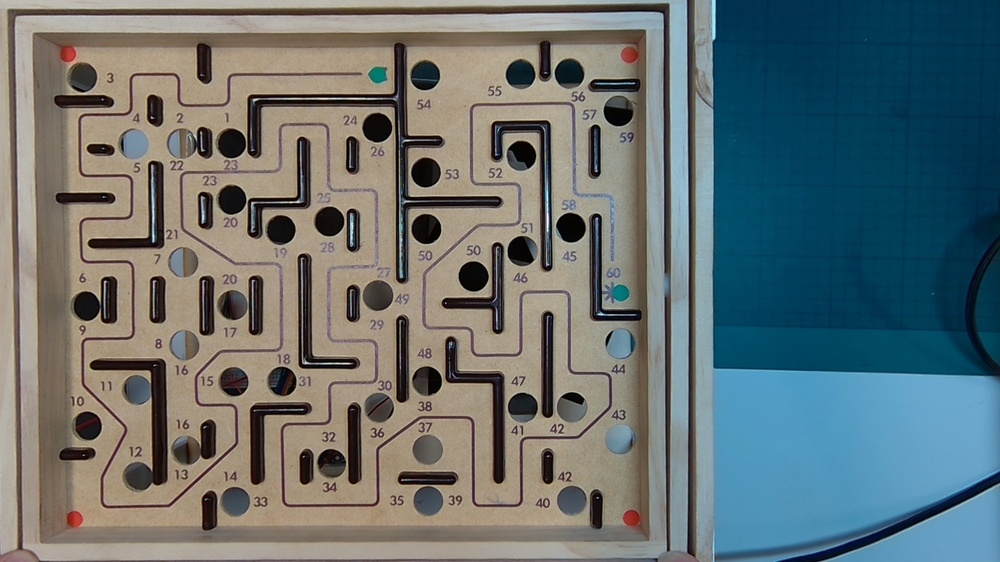
#> input picture 3f69b44f-e929-4a83-8528-6c56429e9ad7.jpeg, 1000 x 562 px, shrunk from 1600 x 900 before the run, given in place of the camera
$ python motion_detector5.py
#> lines starting #> are read from the running program, lines starting #| are printed output that depends on the picture; after the words box and inside, x2 and y2 are one past the last pixel; in counts of white or black regions, pixels touching at a corner belong together
import cv2
import numpy as np
import time
import math

# open camera
cap = cv2.VideoCapture(0)

# Initialize the ball’s previous position and timestamp
prev_center = None
prev_time = time.time()

def calculate_angle(p1, p2):
    """Calculate the angle between two points"""
    dx = p2[0] - p1[0]
    dy = p2[1] - p1[1]
    angle = math.degrees(math.atan2(dy, dx))
    return angle

def calculate_speed(p1, p2, t1, t2):
    """Calculate the speed between two frames"""
    distance = np.linalg.norm(np.array(p2) - np.array(p1))
    time_diff = t2 - t1
    speed = distance / time_diff if time_diff > 0 else 0
    return speed

while True:
    # Read frame
    ret, frame = cap.read()
#> frame is the input picture: shape (562, 1000, 3); mean B, G, R 114.3, 113.8, 103.3

    if not ret:
        break

    # Convert frames from BGR to HSV
    hsv = cv2.cvtColor(frame, cv2.COLOR_BGR2HSV)
#> hsv: shape (562, 1000, 3); mean H, S, V 53.6, 103, 131.2

    # Color filtering
    lower_blue = np.array([100, 50, 50])
    upper_blue = np.array([140, 255, 255])
    mask = cv2.inRange(hsv, lower_blue, upper_blue)
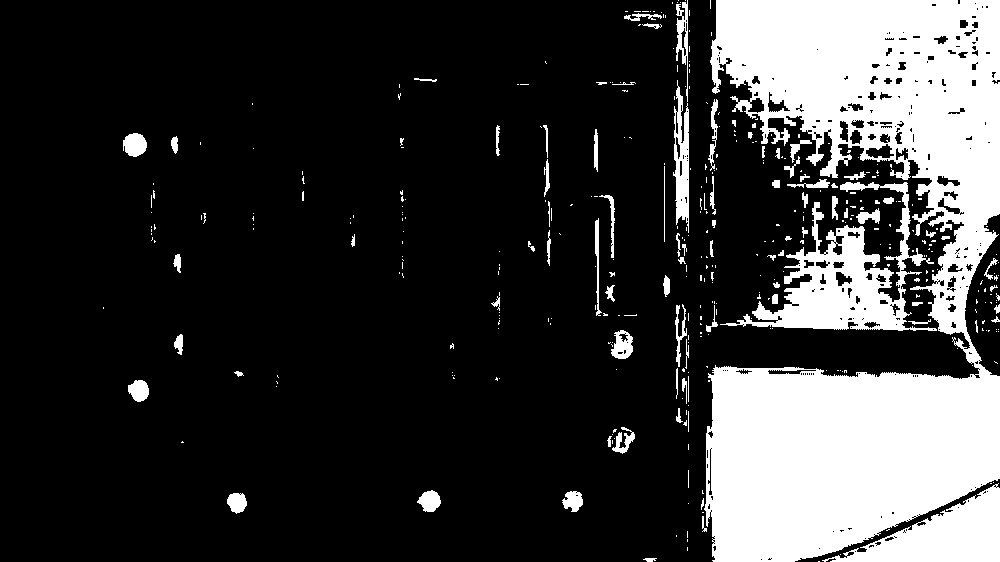
#> mask: shape (562, 1000); 21.6% white; 391 white regions (306 under 20 px), largest, box (x1, y1, x2, y2) and area: (704, 0, 1000, 562) 94126, (720, 182, 937, 331) 9987, (822, 483, 1000, 562) 6411

    # Morphological operations
    kernel = np.ones((5, 5), np.uint8)
    mask = cv2.erode(mask, kernel, iterations=2)
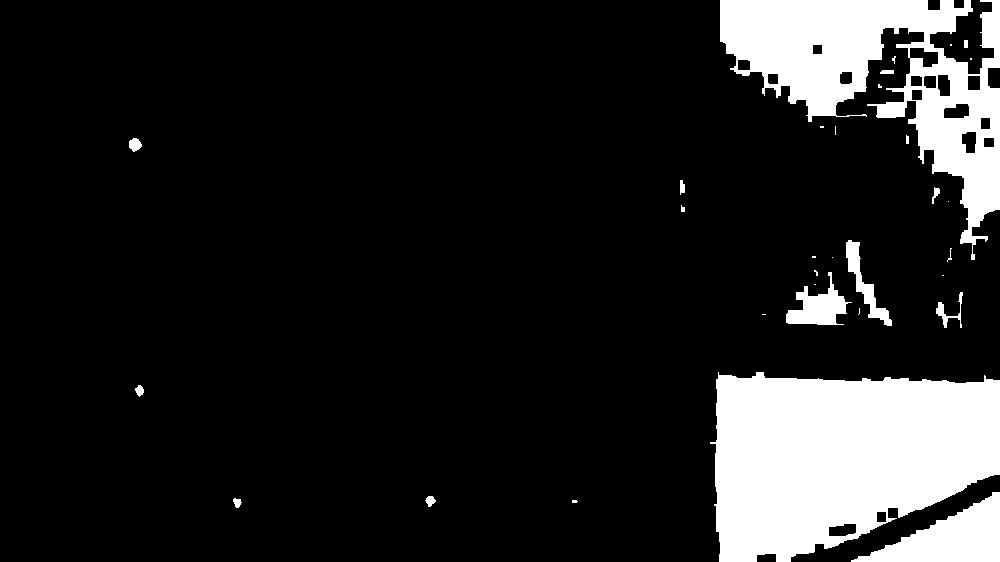
#> mask: shape (562, 1000); 13.9% white; 32 white regions (15 under 20 px), largest, box (x1, y1, x2, y2) and area: (710, 372, 1000, 562) 42145, (720, 0, 1000, 260) 27537, (851, 492, 1000, 562) 5118
    mask = cv2.dilate(mask, kernel, iterations=2)
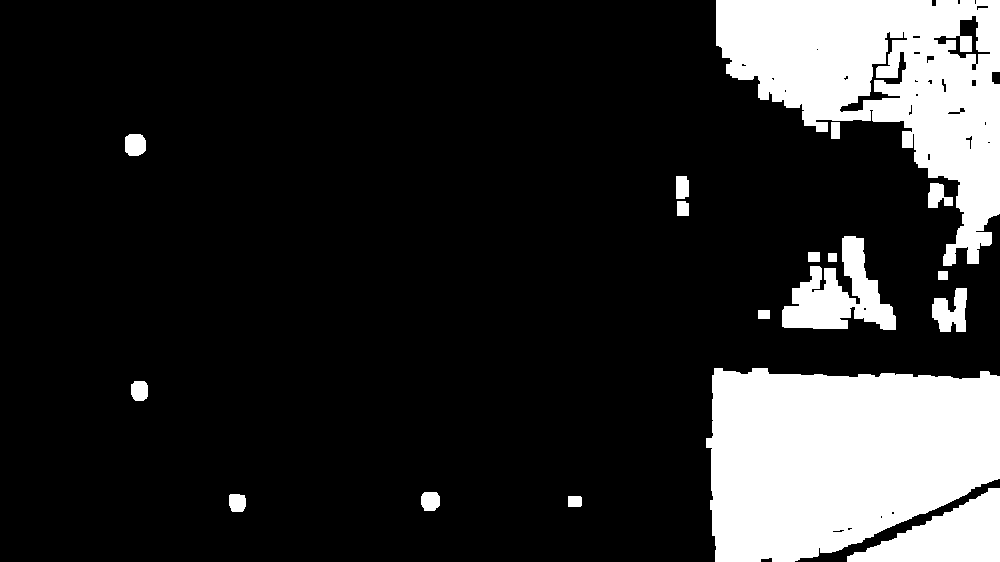
#> mask: shape (562, 1000); 17.6% white; 18 white regions

    # find contours
    contours, _ = cv2.findContours(mask, cv2.RETR_EXTERNAL, cv2.CHAIN_APPROX_SIMPLE)
#> contours = 18 contours; largest, box (x1, y1, x2, y2) and area: (706, 368, 1000, 562) 45726, (716, 0, 1000, 266) 38792, (847, 488, 1000, 562) 5803, (782, 236, 896, 330) 5070, (932, 288, 967, 332) 938

    # current time
    current_time = time.time()

    # Traverse contours
    for contour in contours:
        area = cv2.contourArea(contour)
        if area > 100:  # Adjust minimum area threshold
            ((x, y), radius) = cv2.minEnclosingCircle(contour)
            if radius > 5:  # Adjust minimum radius threshold
                current_center = (int(x), int(y))

                # draw center point
                cv2.circle(frame, current_center, int(radius), (0, 255, 0), 2)
                cv2.circle(frame, current_center, 5, (0, 0, 255), -1)

                # If there is a previous position, calculate the angle and velocity
                if prev_center is not None:
                    angle = calculate_angle(prev_center, current_center)
                    speed = calculate_speed(prev_center, current_center, prev_time, current_time)

                    # Display angle and speed
                    cv2.putText(frame, f"Angle: {angle:.2f} degrees", (10, 90), cv2.FONT_HERSHEY_SIMPLEX, 1, (255, 255, 255), 2)
                    cv2.putText(frame, f"Speed: {speed:.2f} px/s", (10, 120), cv2.FONT_HERSHEY_SIMPLEX, 1, (255, 255, 255), 2)

                # Update location and time
                prev_center = current_center
                prev_time = current_time

                # show location
                cv2.putText(frame, f"Position: {current_center}", (10, 30), cv2.FONT_HERSHEY_SIMPLEX, 1, (255, 255, 255), 2)
#> this loop made 18 passes
#> (area, x, y, radius, dx in calculate_angle, dy in calculate_angle, angle, distance in calculate_speed) on passes 2, 4, 5, 6, 8, 12, 13, 14, 16, 18: (246.5, 236.5, 502.2, 10.42, -338, 1, 179.8, 338), (5803, 923, 524.5, 84.31, 493, 23, 2.67, 493.5), (273, 139, 390.3, 10.53, -784, -134, -170.3, 795.4), (45726, 853.9, 463.8, 169.6, 714, 73, 5.84, 717.7), (937.5, 953, 309.5, 25.12, 100, -154, -57, 183.6), (5070.5, 839.3, 297.5, 64.01, -114, -12, -174, 114.6), (148.5, 682.5, 208, 8.9, -157, -89, -150.5, 180.5), (355.5, 939.2, 195.8, 15.77, 257, -13, -2.9, 257.3), (375.5, 134.5, 144.3, 11.99, -547, -43, -175.5, 548.7), (38792.5, 857.5, 121, 186.2, 22, -9, -22.25, 23.77)
#> (contour, area, x, y, radius, dx in calculate_angle, dy in calculate_angle, angle) on pass 17: ([[831, 122], [831, 138], [839, 138], [839, 122]], 128, 835, 130, 8.94, 701, -14, -1.14)
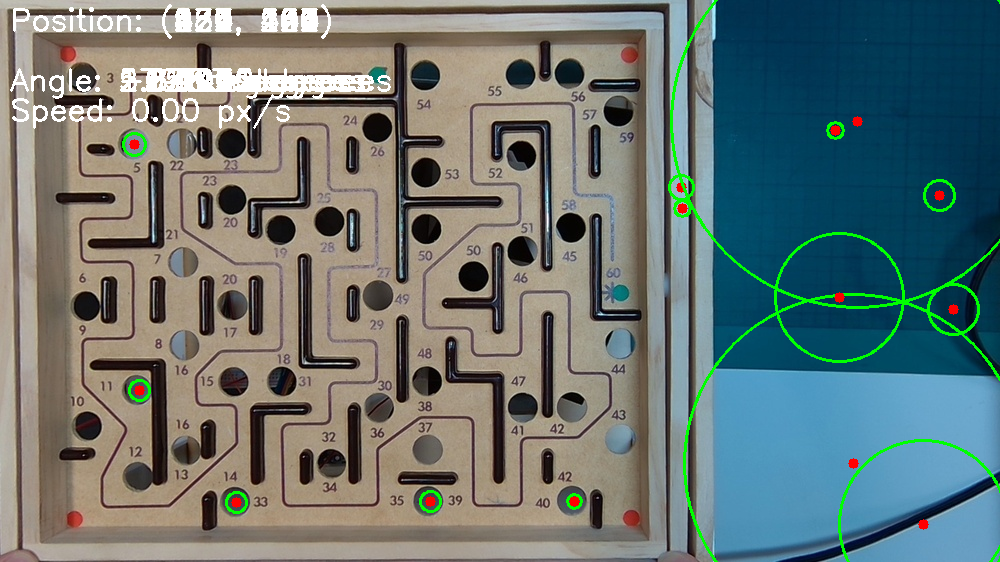
#> frame: shape (562, 1000, 3); 3.42% of pixels changed, all inside (x1, y1, x2, y2) = (10, 0, 1000, 562)

    # display frame
    cv2.imshow("Frame", frame)

    # Detect keyboard keys
    if cv2.waitKey(1) & 0xFF == ord("q"):
#> (key q is pressed here)
        break

# Release the camera and close the window
cap.release()
cv2.destroyAllWindows()

$ run again, on maze_red2.jpeg
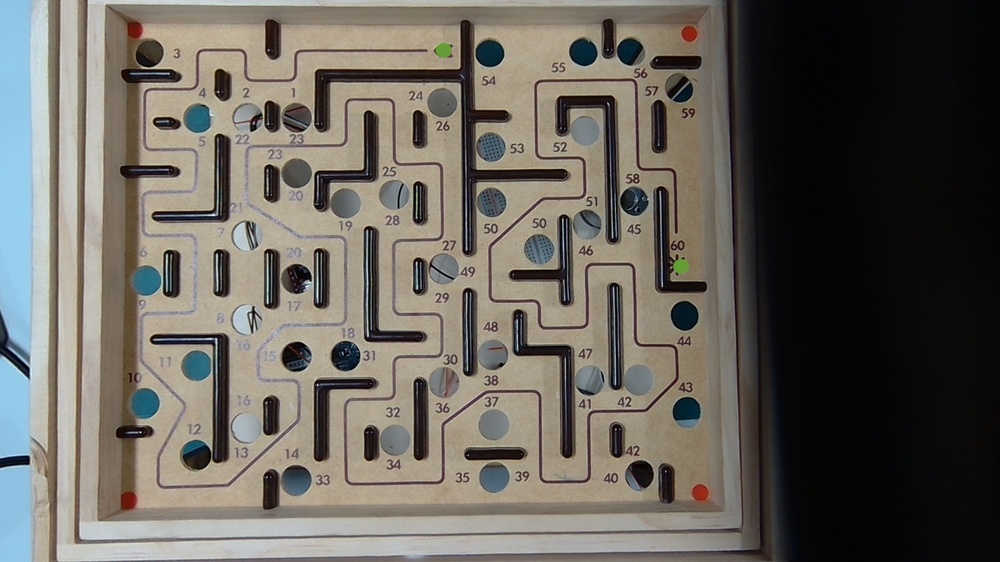
#> input picture maze_red2.jpeg, 1000 x 562 px, shrunk from 1600 x 900 before the run, given in place of the camera
#> frame is the input picture: shape (562, 1000, 3); mean B, G, R 93.6, 100.6, 104.9
#> hsv: shape (562, 1000, 3); mean H, S, V 39.2, 49.3, 108.9
#> `mask = cv2.dilate(mask, kernel, iterations=2)`:
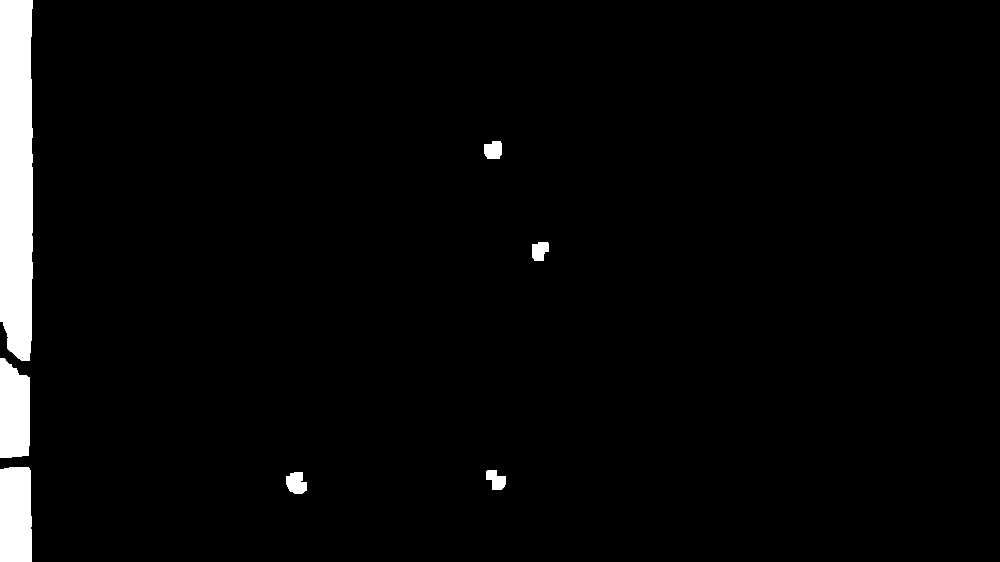
#> mask: shape (562, 1000); 3.2% white; 7 white regions
#> contours = 7 contours; box (x1, y1, x2, y2) and area: (0, 0, 33, 361) 10894, (0, 467, 32, 562) 2848, (0, 358, 30, 458) 2544, (286, 472, 307, 494) 322, (484, 141, 502, 159) 250, (486, 470, 506, 490) 238, (532, 242, 549, 261) 230
#> the loop `for contour in contours:` made 7 passes
#> (area, x, y, radius, dx in calculate_angle, dy in calculate_angle, angle, distance in calculate_speed) on passes 2 to 7: (238.5, 494.3, 479.3, 11.81, 198, -3, -0.868, 198), (2848.5, 15.5, 514.4, 49.07, -479, 35, 175.8, 480.3), (2543.5, 10.54, 407.5, 50.61, -5, -107, -92.68, 107.1), (230, 540.5, 251, 11.1, 530, -156, -16.4, 552.5), (249.5, 493.3, 149.3, 10.7, -47, -102, -114.7, 112.3), (10894, 16, 179.9, 180.6, -477, 30, 176.4, 477.9)
#> after the loop `for contour in contours:`:
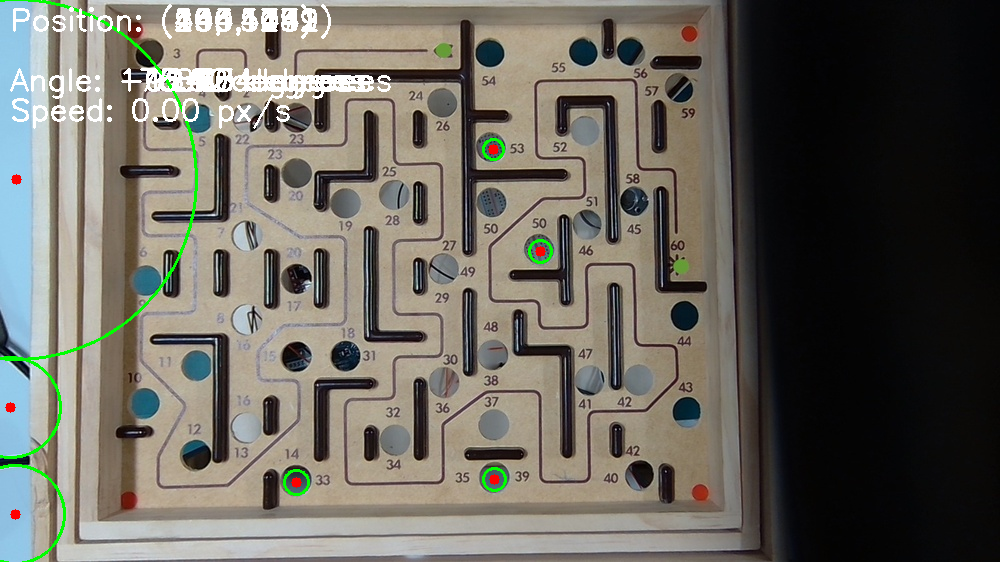
#> frame: shape (562, 1000, 3); 2.54% of pixels changed, all inside (x1, y1, x2, y2) = (0, 0, 553, 562)
